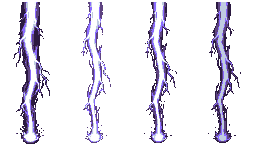
#> input picture art/src/vgtd-pilot/fx/fx_loi_kiep_tia.png, 256 x 144 px
$ python fx_loi_kiep.py fx/fx_loi_kiep_tia.png fx/fx_loi_kiep_tia.png
#> lines starting #> are read from the running program, lines starting #| are printed output that depends on the picture
# Pixel hóa tia Lôi Kiếp (r1_strike.png, nền đen) thành dải 4 khung fx_loi_kiep_tia.
# Dùng: python fx_loi_kiep.py <r1_strike.png> <ra.png>  (cần Pillow; chỉ đọc ảnh nguồn)
# Khóa nền đen bằng độ sáng (alpha = max kênh), xoá dấu ✦ Gemini ở góc dưới-phải, cắt sát, thu về FW×FH,
# lượng tử về thang tím/bạc của art/palette.gpl, alpha 0/255; 4 khung: sáng nhất → mảnh → nhánh phụ → tàn.
import sys
from PIL import Image
FW, FH = 64, 144
RAMP = [(0x2b,0x1a,0x40),(0x5d,0x43,0x80),(0x8a,0x6b,0xff),(0xc0,0xcc,0xe0),(0xf4,0xf8,0xff),(0xff,0xff,0xff)]  # Tím tối, Tím gốc, Tím phát sáng, Bạc 3, Bạc 4, Trắng
src, out = sys.argv[1], sys.argv[2]
im = Image.open(src).convert("RGB")
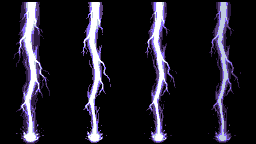
#> im: PIL image 256x144 RGB; mean R, G, B 30.7, 28, 38.1
w, h = im.size
#> w = 256; h = 144
for y in range(int(h*0.90), h):            # ✦ góc dưới-phải
    for x in range(int(w*0.80), w):
        im.putpixel((x, y), (0, 0, 0))
bb = im.convert("L").point(lambda v: 255 if v > 40 else 0).getbbox()
#> bb = (16, 2, 238, 143)
im = im.crop(bb)
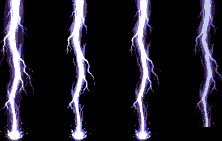
#> im: PIL image 222x141 RGB; mean R, G, B 35.5, 32.3, 43.9
sc = min((FW-2)/im.width, (FH-2)/im.height)
#> sc = 0.279
sm = im.resize((max(1, round(im.width*sc)), max(1, round(im.height*sc))), Image.LANCZOS)
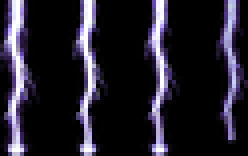
#> sm: PIL image 62x39 RGB (shown 4 times larger); mean R, G, B 35.8, 32.6, 44.2
def frame(gain, cut):
#> called with gain = 1.25, cut = 38
    f = Image.new("RGBA", (FW, FH), (0,0,0,0))
#> f: PIL image 64x144 RGBA; every value is 0
    ox, oy = (FW-sm.width)//2, FH-sm.height
#> ox = 1; oy = 105
    for y in range(sm.height):
        for x in range(sm.width):
            r, g, b = sm.getpixel((x, y))
            v = (0.3*r + 0.59*g + 0.11*b)*gain
            if v < cut: continue
            t = min(1.0, v/255) ** 1.5
            # bậc thang theo độ sáng (gamma 1,5): lõi trắng, quầng tím
            i = min(len(RAMP)-1, int(t*len(RAMP)))
            f.putpixel((ox+x, oy+y), RAMP[i]+(255,))
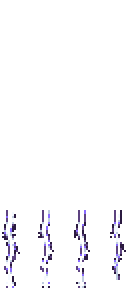
#> f: PIL image 64x144 RGBA (shown 2 times larger); mean R, G, B, A 10.3, 9.8, 11.8, 15.8; transparent parts drawn white
    return f
frames = [frame(1.25, 38), frame(1.15, 80), frame(1.0, 55), frame(0.75, 45)]
#> call 3 of frame, with gain = 1, cut = 55
#> after the loop in frame (call 3), `for y in range(sm.height):`:
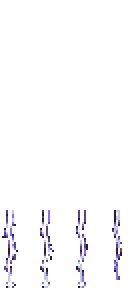
#> f: PIL image 64x144 RGBA (shown 2 times larger); mean R, G, B, A 8.5, 8, 10.3, 13.2; transparent parts drawn white
#> call 4 of frame, with gain = 0.75, cut = 45
#> after the loop in frame (call 4), `for y in range(sm.height):`:
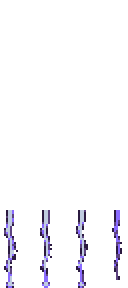
#> f: PIL image 64x144 RGBA (shown 2 times larger); mean R, G, B, A 6, 5.3, 8.4, 12.9; transparent parts drawn white
sheet = Image.new("RGBA", (FW*len(frames), FH), (0,0,0,0))
#> sheet: PIL image 256x144 RGBA; every value is 0
for i, f in enumerate(frames): sheet.paste(f, (i*FW, 0))
#> this loop made 4 passes
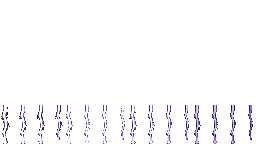
#> sheet: PIL image 256x144 RGBA; mean R, G, B, A 8.5, 8, 10.3, 13.5; transparent parts drawn white
sheet.save(out)
print(out, sheet.size, "frame", FW, FH)
#| fx/fx_loi_kiep_tia.png (256, 144) frame 64 144
